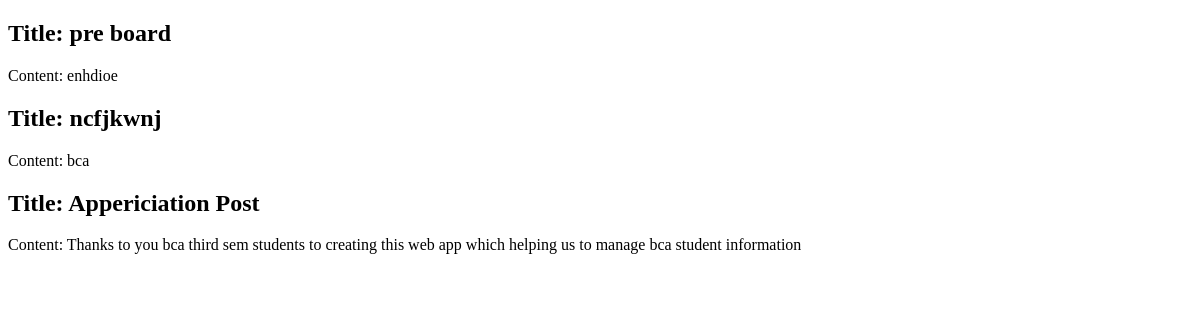
The app's page /display_notices.php, older data.
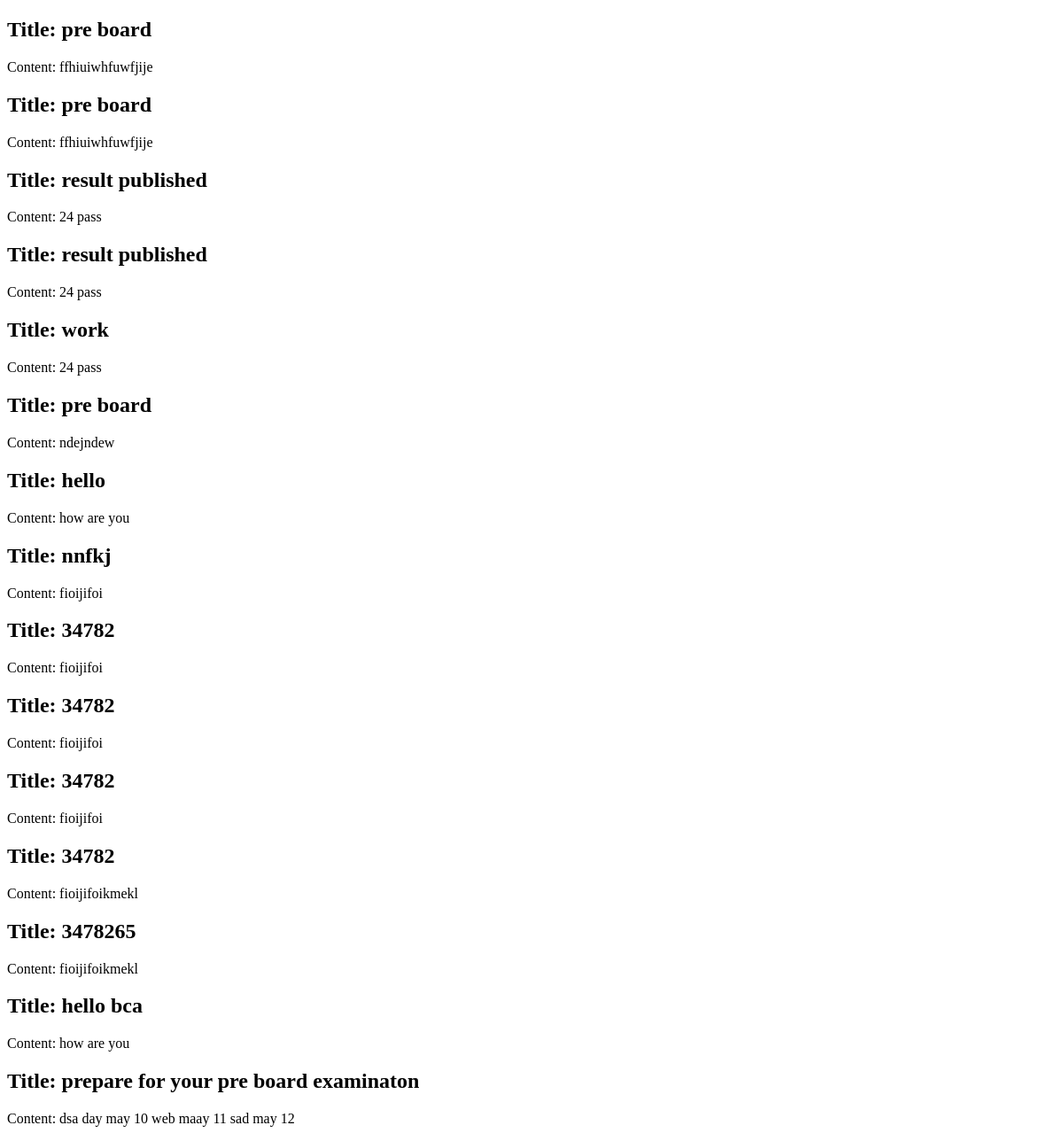
The same page, newer data.
### tables this page shows
CREATE TABLE `notices` (
  `id` int(11) NOT NULL,
  `title` varchar(255) DEFAULT NULL,
  `content` text DEFAULT NULL,
  `created_at` timestamp NOT NULL DEFAULT current_timestamp()
);

### display_notices.php (the view, shortened to what this page needs)
<!DOCTYPE html>
<html>
<head>
</head>
<body>
<?php
$servername = "localhost";
$username = "root";
$password = "";
$dbname = "notices";
$admin_db_connection = new mysqli($servername, $username, $password, $dbname);
$sql = "SELECT * FROM notices";
$result = $admin_db_connection->query($sql);
if ($result->num_rows > 0) {
    while($row = $result->fetch_assoc()) {
        echo "<div>";
        echo "<h2>Title: " . $row["title"]. "</h2>";
        echo "<p>Content: " . $row["content"]. "</p>";
        echo "</div>";
    }
} else {
    echo "No notices found";
}
?>
</body>
</html>

Row changes from the older to the newer data that the page shows:
removed notices: title "pre board", content "enhdioe"
removed notices: title "ncfjkwnj", content "bca"
removed notices: title "Appericiation Post", content "Thanks to you bca third sem students to creating this web app which helping us to manage bca student information"
added notices: title "pre board", content "ffhiuiwhfuwfjije"
added notices: title "pre board", content "ffhiuiwhfuwfjije"
added notices: title "result published", content "24 pass"
added notices: title "result published", content "24 pass"
added notices: title "work", content "24 pass"
added notices: title "pre board", content "ndejndew"
added notices: title "hello", content "how are you"
added notices: title "nnfkj", content "fioijifoi"
added notices: title "34782", content "fioijifoi"
added notices: title "34782", content "fioijifoi"
added notices: title "34782", content "fioijifoi"
added notices: title "34782", content "fioijifoikmekl"
added notices: title "3478265", content "fioijifoikmekl"
added notices: title "hello bca", content "how are you"
added notices: title "prepare for your pre board examinaton", content "dsa day may 10 web maay 11 sad may 12"
